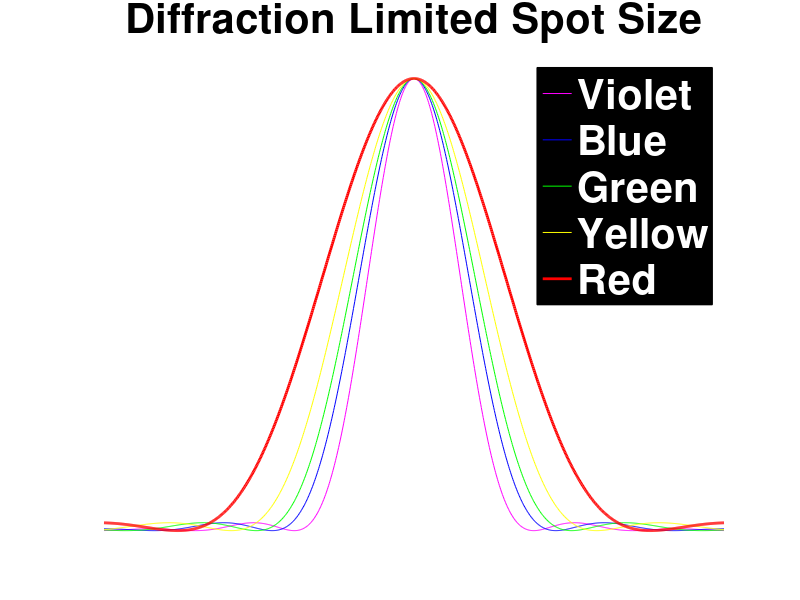

Here is the MATLAB script that generated this plot:
%Ezra Alcon-Kirshman, OPT 211 lab 2, Post-Lab

lam1=380E-9; % Wavelength of light in meters, violet
lam2=450E-9; % Wavelength of light in meters, blue 
lam3=500E-9; % Wavelength of light in meters, green
lam4=580E-9; % Wavelength of light in meters, yellow
lam5=750E-9; % Wavelength of light in meters, red
R=5E-3; % Distance from aperture to observation plane in meters
a=3E-6; % Radius of the aperture in meters
Io=1; % Define Initial intensity of light
q=linspace(-1E-3,1E-3,1000); % Define radial distance from optical axis in observation plane in meters
N = R/(2*a);

x1 = ((pi*q)./(lam1.*N));
x2 = ((pi*q)./(lam2.*N));
x3 = ((pi*q)./(lam3.*N));
x4 = ((pi*q)./(lam4.*N));
x5 = ((pi*q)./(lam5.*N));


I1 = Io.*(2.*(besselj(1,x1)./x1)).^2; % intensity for violet
I2 = Io.*(2.*(besselj(1,x2)./x2)).^2;% intensity for blue
I3 = Io.*(2.*(besselj(1,x3)./x3)).^2; % intensity for green
I4 = Io.*(2.*(besselj(1,x4)./x4)).^2; % intensity for yellow
I5 = Io.*(2.*(besselj(1,x5)./x5)).^2; % intensity for red

plot(q, I1,'m', q,I2,'b', q,I3,'g', q,I4,'y', q,I5,'r', 'LineWidth', 2)

ylim([0 1.05])
title('Diffraction Limited Spot Size','fontsize' , 30)
xlabel('\lambda [meters]','fontweight','bold', 'fontsize' , 30)
ylabel('Arb. Units','fontweight','bold', 'fontsize' , 30)
legend('Violet', 'Blue', 'Green', 'Yellow', 'Red', 'fontweight','bold','edgeColor','black', 'fontsize' ,30, 'textcolor', 'white', 'color', 'black')
set(gca, 'color', [0 0 0])
set(gca, 'XColor', 'white', 'YColor', 'white')
set(gcf,'color', 'black')



